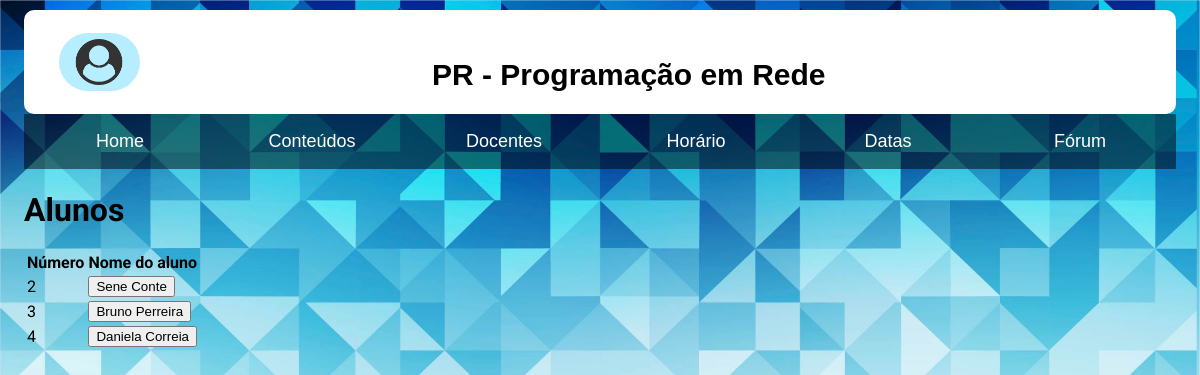
Screenshot of /modulo/vernota_alunos/ with the database file from the repository.
### modulo/models.py (models this page shows, shortened)
class Aluno(models.Model):
    user = models.OneToOneField(User,on_delete=models.CASCADE )
    nome_completo = models.CharField(max_length=200, default='')
    nota_trabalho = models.IntegerField(default=-1)
    nota_final = models.IntegerField(default= -1)
    ultima_semana = models.IntegerField(default=0)
    def __str__(self):
        return self.nome_completo

### modulo/views.py (the view)
def vernota_alunos(request):
    alunos = Aluno.objects.all()
    return render(request,'modulo/utilizador/vernota_alunos.html',{'alunos':alunos})

### modulo/templates/modulo/utilizador/vernota_alunos.html (shortened to what this page needs)
{% extends 'modulo/index.html' %}
{% block body %}
<h1>Alunos</h1>
{% if alunos %}
<table class="rwd-table">
    <tr>
        <th>Número</th>
        <th>Nome do aluno</th>
    </tr>
    {% for aluno in alunos %}
    <form action="{% url 'modulo:vernota' aluno.id %}" method="post">
        <tr>
            <td data-th="Número">
                {{ aluno.id }}
            </td>
            <td data-th="Nome do aluno">
                <button type="submit" value="{{ aluno.id }}" id="{{ aluno.id}}" name="aluno_id">
                    {{ aluno }}
                </button>
            </td>
        </tr>
    </form>
    {% endfor %}
</table>
{% else %}
<p><strong>Não há alunos</strong></p>
{% endif %}
{% endblock %}

### modulo/static/modulo/styles/menu.css (style rules this page uses)
*, *::before, *::after { box-sizing: border-box; }
body { background: linear-gradient(90deg, #3f4593, #5960bd); margin: 0; }

### modulo/static/modulo/styles/header.css (style rules this page uses)
html body { min-height: 100%; margin: 10px 2% 10px 2%; }
body { background-image: url(../background5.jpg); background-attachment: fixed; background-repeat: no-repeat; background-size: cover; background-color: rgb(236,235,235); }

### modulo/static/modulo/styles/docentes.css (style rules this page uses)
body { background-color: #f0f0f0; font-family: roboto; }

### rows the page displays
Aluno: id "2", nome_completo "Sene Conte"
Aluno: id "3", nome_completo "Bruno Perreira"
Aluno: id "4", nome_completo "Daniela Correia"
